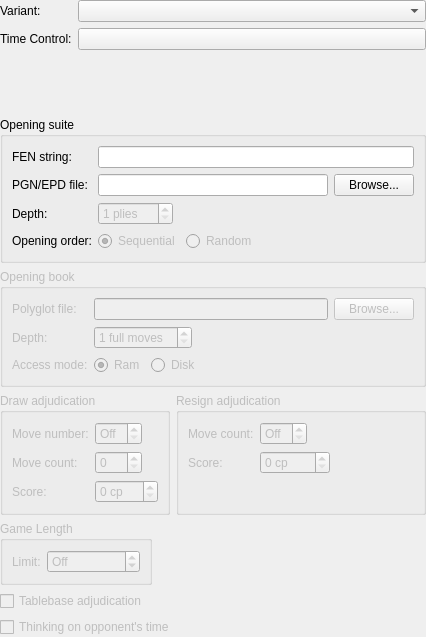
<?xml version="1.0" encoding="UTF-8"?>
<ui version="4.0">
 <class>GameSettingsWidget</class>
 <widget class="QWidget" name="GameSettingsWidget">
  <property name="geometry">
   <rect>
    <x>0</x>
    <y>0</y>
    <width>426</width>
    <height>637</height>
   </rect>
  </property>
  <property name="windowTitle">
   <string>Form</string>
  </property>
  <layout class="QVBoxLayout" name="verticalLayout">
   <property name="leftMargin">
    <number>0</number>
   </property>
   <property name="topMargin">
    <number>0</number>
   </property>
   <property name="rightMargin">
    <number>0</number>
   </property>
   <property name="bottomMargin">
    <number>0</number>
   </property>
   <item>
    <layout class="QFormLayout" name="formLayout_2">
     <item row="1" column="1">
      <widget class="QComboBox" name="m_variantCombo"/>
     </item>
     <item row="1" column="0">
      <widget class="QLabel" name="m_variantLabel">
       <property name="text">
        <string>Variant:</string>
       </property>
       <property name="buddy">
        <cstring>m_variantCombo</cstring>
       </property>
      </widget>
     </item>
     <item row="2" column="1">
      <widget class="QPushButton" name="m_timeControlBtn">
       <property name="text">
        <string/>
       </property>
      </widget>
     </item>
     <item row="2" column="0">
      <widget class="QLabel" name="m_timeControlLabel">
       <property name="text">
        <string>Time Control:</string>
       </property>
       <property name="buddy">
        <cstring>m_timeControlBtn</cstring>
       </property>
      </widget>
     </item>
    </layout>
   </item>
   <item>
    <widget class="QGroupBox" name="groupBox_3">
     <property name="enabled">
      <bool>true</bool>
     </property>
     <property name="title">
      <string>Opening suite</string>
     </property>
     <layout class="QFormLayout" name="formLayout_4">
      <property name="fieldGrowthPolicy">
       <enum>QFormLayout::ExpandingFieldsGrow</enum>
      </property>
      <item row="1" column="0">
       <widget class="QLabel" name="m_pgnEpdLabel">
        <property name="text">
         <string>PGN/EPD file:</string>
        </property>
        <property name="buddy">
         <cstring>m_openingSuiteEdit</cstring>
        </property>
       </widget>
      </item>
      <item row="1" column="1">
       <layout class="QHBoxLayout" name="horizontalLayout_2">
        <item>
         <widget class="QLineEdit" name="m_openingSuiteEdit"/>
        </item>
        <item>
         <widget class="QPushButton" name="m_browseOpeningSuiteBtn">
          <property name="text">
           <string>Browse...</string>
          </property>
         </widget>
        </item>
       </layout>
      </item>
      <item row="3" column="0">
       <widget class="QLabel" name="m_openingOrderLabel">
        <property name="text">
         <string>Opening order:</string>
        </property>
        <property name="buddy">
         <cstring>m_seqOrderRadio</cstring>
        </property>
       </widget>
      </item>
      <item row="3" column="1">
       <layout class="QHBoxLayout" name="horizontalLayout_3">
        <item>
         <widget class="QRadioButton" name="m_seqOrderRadio">
          <property name="enabled">
           <bool>false</bool>
          </property>
          <property name="text">
           <string>Sequential</string>
          </property>
          <property name="checked">
           <bool>true</bool>
          </property>
         </widget>
        </item>
        <item>
         <widget class="QRadioButton" name="m_randomOrderRadio">
          <property name="enabled">
           <bool>false</bool>
          </property>
          <property name="text">
           <string>Random</string>
          </property>
         </widget>
        </item>
        <item>
         <spacer name="horizontalSpacer">
          <property name="orientation">
           <enum>Qt::Horizontal</enum>
          </property>
          <property name="sizeHint" stdset="0">
           <size>
            <width>40</width>
            <height>20</height>
           </size>
          </property>
         </spacer>
        </item>
       </layout>
      </item>
      <item row="2" column="0">
       <widget class="QLabel" name="m_openingSuiteDepth">
        <property name="text">
         <string>Depth:</string>
        </property>
       </widget>
      </item>
      <item row="2" column="1">
       <widget class="QSpinBox" name="m_openingSuiteDepthSpin">
        <property name="enabled">
         <bool>false</bool>
        </property>
        <property name="suffix">
         <string> plies</string>
        </property>
        <property name="minimum">
         <number>1</number>
        </property>
        <property name="maximum">
         <number>999</number>
        </property>
       </widget>
      </item>
      <item row="0" column="0">
       <widget class="QLabel" name="m_fenLabel">
        <property name="text">
         <string>FEN string:</string>
        </property>
        <property name="buddy">
         <cstring>m_fenEdit</cstring>
        </property>
       </widget>
      </item>
      <item row="0" column="1">
       <widget class="QLineEdit" name="m_fenEdit">
        <property name="maxLength">
         <number>128</number>
        </property>
       </widget>
      </item>
     </layout>
    </widget>
   </item>
   <item>
    <widget class="QGroupBox" name="m_openingBookGroup">
     <property name="enabled">
      <bool>false</bool>
     </property>
     <property name="title">
      <string>Opening book</string>
     </property>
     <layout class="QFormLayout" name="formLayout_5">
      <property name="fieldGrowthPolicy">
       <enum>QFormLayout::ExpandingFieldsGrow</enum>
      </property>
      <item row="0" column="0">
       <widget class="QLabel" name="m_polyglotFileLabel">
        <property name="text">
         <string>Polyglot file:</string>
        </property>
        <property name="buddy">
         <cstring>m_polyglotFileEdit</cstring>
        </property>
       </widget>
      </item>
      <item row="0" column="1">
       <layout class="QHBoxLayout" name="horizontalLayout_4">
        <item>
         <widget class="QLineEdit" name="m_polyglotFileEdit"/>
        </item>
        <item>
         <widget class="QPushButton" name="m_browsePolyglotFile">
          <property name="text">
           <string>Browse...</string>
          </property>
         </widget>
        </item>
       </layout>
      </item>
      <item row="1" column="0">
       <widget class="QLabel" name="m_polyglotDepthLabel">
        <property name="text">
         <string>Depth:</string>
        </property>
        <property name="buddy">
         <cstring>m_polyglotDepthSpin</cstring>
        </property>
       </widget>
      </item>
      <item row="1" column="1">
       <widget class="QSpinBox" name="m_polyglotDepthSpin">
        <property name="enabled">
         <bool>false</bool>
        </property>
        <property name="suffix">
         <string> full moves</string>
        </property>
        <property name="minimum">
         <number>1</number>
        </property>
       </widget>
      </item>
      <item row="2" column="0">
       <widget class="QLabel" name="m_polyglotAccessMode">
        <property name="text">
         <string>Access mode:</string>
        </property>
        <property name="buddy">
         <cstring>m_ramAccessRadio</cstring>
        </property>
       </widget>
      </item>
      <item row="2" column="1">
       <layout class="QHBoxLayout" name="horizontalLayout_5">
        <item>
         <widget class="QRadioButton" name="m_ramAccessRadio">
          <property name="enabled">
           <bool>false</bool>
          </property>
          <property name="toolTip">
           <string>The whole book is loaded in memory. This makes book access a bit faster but uses more memory.</string>
          </property>
          <property name="text">
           <string>Ram</string>
          </property>
          <property name="checked">
           <bool>true</bool>
          </property>
         </widget>
        </item>
        <item>
         <widget class="QRadioButton" name="m_diskAccessRadio">
          <property name="enabled">
           <bool>false</bool>
          </property>
          <property name="toolTip">
           <string>The book is accessed directly from disk. This is a good choice for very large books.</string>
          </property>
          <property name="text">
           <string>Disk</string>
          </property>
         </widget>
        </item>
        <item>
         <spacer name="horizontalSpacer_2">
          <property name="orientation">
           <enum>Qt::Horizontal</enum>
          </property>
          <property name="sizeHint" stdset="0">
           <size>
            <width>40</width>
            <height>20</height>
           </size>
          </property>
         </spacer>
        </item>
       </layout>
      </item>
     </layout>
    </widget>
   </item>
   <item>
    <layout class="QFormLayout" name="formLayout_6">
     <property name="fieldGrowthPolicy">
      <enum>QFormLayout::AllNonFixedFieldsGrow</enum>
     </property>
     <item row="1" column="0">
      <widget class="QGroupBox" name="m_drawAdjudicationGroup">
       <property name="enabled">
        <bool>false</bool>
       </property>
       <property name="title">
        <string>Draw adjudication</string>
       </property>
       <layout class="QFormLayout" name="formLayout">
        <property name="fieldGrowthPolicy">
         <enum>QFormLayout::ExpandingFieldsGrow</enum>
        </property>
        <item row="0" column="0">
         <widget class="QLabel" name="m_drawMoveNumberLabel">
          <property name="text">
           <string>Move number:</string>
          </property>
          <property name="buddy">
           <cstring>m_drawMoveNumberSpin</cstring>
          </property>
         </widget>
        </item>
        <item row="0" column="1">
         <widget class="QSpinBox" name="m_drawMoveNumberSpin">
          <property name="toolTip">
           <string>The game can be adjudicated as a draw after this many full moves have been played. A value of 0 disables draw adjudication.</string>
          </property>
          <property name="specialValueText">
           <string>Off</string>
          </property>
          <property name="minimum">
           <number>0</number>
          </property>
          <property name="maximum">
           <number>999</number>
          </property>
          <property name="value">
           <number>0</number>
          </property>
         </widget>
        </item>
        <item row="1" column="0">
         <widget class="QLabel" name="m_drawMoveCountLabel">
          <property name="text">
           <string>Move count:</string>
          </property>
          <property name="buddy">
           <cstring>m_drawMoveCountSpin</cstring>
          </property>
         </widget>
        </item>
        <item row="1" column="1">
         <widget class="QSpinBox" name="m_drawMoveCountSpin">
          <property name="enabled">
           <bool>false</bool>
          </property>
          <property name="toolTip">
           <string>The scores of both players need to be within the chosen threshold for this many consecutive moves.</string>
          </property>
          <property name="maximum">
           <number>999</number>
          </property>
         </widget>
        </item>
        <item row="2" column="0">
         <widget class="QLabel" name="m_drawScoreLabel">
          <property name="text">
           <string>Score:</string>
          </property>
          <property name="buddy">
           <cstring>m_drawScoreSpin</cstring>
          </property>
         </widget>
        </item>
        <item row="2" column="1">
         <widget class="QSpinBox" name="m_drawScoreSpin">
          <property name="enabled">
           <bool>false</bool>
          </property>
          <property name="toolTip">
           <string>Both players' scores must be within this many centipawns from zero.</string>
          </property>
          <property name="suffix">
           <string> cp</string>
          </property>
          <property name="maximum">
           <number>999</number>
          </property>
         </widget>
        </item>
       </layout>
      </widget>
     </item>
     <item row="1" column="1">
      <widget class="QGroupBox" name="m_resignAdjudicationGroup">
       <property name="enabled">
        <bool>false</bool>
       </property>
       <property name="title">
        <string>Resign adjudication</string>
       </property>
       <layout class="QFormLayout" name="formLayout_3">
        <property name="fieldGrowthPolicy">
         <enum>QFormLayout::ExpandingFieldsGrow</enum>
        </property>
        <item row="0" column="0">
         <widget class="QLabel" name="m_resignMoveCountLabel">
          <property name="text">
           <string>Move count:</string>
          </property>
          <property name="buddy">
           <cstring>m_resignMoveCountSpin</cstring>
          </property>
         </widget>
        </item>
        <item row="0" column="1">
         <widget class="QSpinBox" name="m_resignMoveCountSpin">
          <property name="toolTip">
           <string>Resign adjudication is used if an engine's score is below the threshold for at least this many consecutive moves.</string>
          </property>
          <property name="specialValueText">
           <string>Off</string>
          </property>
          <property name="maximum">
           <number>999</number>
          </property>
         </widget>
        </item>
        <item row="1" column="0">
         <widget class="QLabel" name="m_resignScoreLabel">
          <property name="text">
           <string>Score:</string>
          </property>
          <property name="buddy">
           <cstring>m_resignScoreSpin</cstring>
          </property>
         </widget>
        </item>
        <item row="1" column="1">
         <widget class="QSpinBox" name="m_resignScoreSpin">
          <property name="enabled">
           <bool>false</bool>
          </property>
          <property name="toolTip">
           <string>The score must be at least this many centipawns below zero.</string>
          </property>
          <property name="specialValueText">
           <string/>
          </property>
          <property name="suffix">
           <string> cp</string>
          </property>
          <property name="maximum">
           <number>9999</number>
          </property>
         </widget>
        </item>
       </layout>
      </widget>
     </item>
     <item row="2" column="0">
      <widget class="QGroupBox" name="m_gameLengthGroup">
       <property name="enabled">
        <bool>false</bool>
       </property>
       <property name="title">
        <string>Game Length</string>
       </property>
       <layout class="QHBoxLayout" name="horizontalLayout">
        <item>
         <widget class="QLabel" name="m_maxGameLengthLabel">
          <property name="text">
           <string>Limit:</string>
          </property>
         </widget>
        </item>
        <item>
         <widget class="QSpinBox" name="m_maxGameLengthSpin">
          <property name="toolTip">
           <string>The game will be adjucated as drawn when move limit is reached</string>
          </property>
          <property name="toolTipDuration">
           <number>-1</number>
          </property>
          <property name="wrapping">
           <bool>true</bool>
          </property>
          <property name="specialValueText">
           <string>Off</string>
          </property>
          <property name="suffix">
           <string> moves</string>
          </property>
          <property name="minimum">
           <number>0</number>
          </property>
          <property name="maximum">
           <number>5000</number>
          </property>
          <property name="value">
           <number>0</number>
          </property>
         </widget>
        </item>
       </layout>
      </widget>
     </item>
    </layout>
   </item>
   <item>
    <widget class="QCheckBox" name="m_tbCheck">
     <property name="enabled">
      <bool>false</bool>
     </property>
     <property name="text">
      <string>Tablebase adjudication</string>
     </property>
    </widget>
   </item>
   <item>
    <widget class="QCheckBox" name="m_ponderingCheck">
     <property name="enabled">
      <bool>false</bool>
     </property>
     <property name="text">
      <string>Thinking on opponent's time</string>
     </property>
    </widget>
   </item>
  </layout>
 </widget>
 <resources/>
 <connections/>
</ui>
